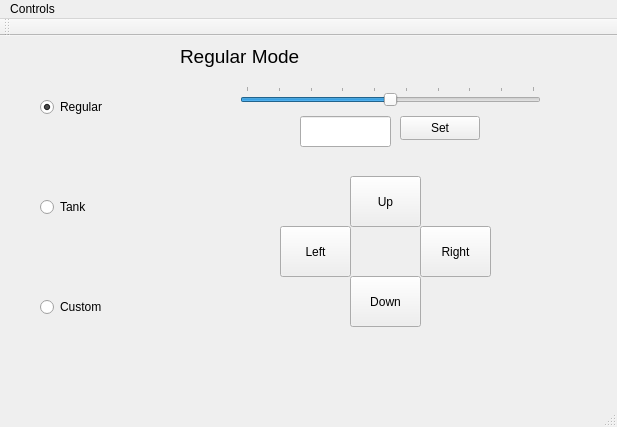
<?xml version="1.0" encoding="UTF-8"?>
<ui version="4.0">
 <class>ControlPanel</class>
 <widget class="QMainWindow" name="ControlPanel">
  <property name="geometry">
   <rect>
    <x>0</x>
    <y>0</y>
    <width>617</width>
    <height>427</height>
   </rect>
  </property>
  <property name="windowTitle">
   <string>MainWindow</string>
  </property>
  <widget class="QWidget" name="centralWidget">
   <widget class="QStackedWidget" name="stackedWidget">
    <property name="geometry">
     <rect>
      <x>170</x>
      <y>0</y>
      <width>441</width>
      <height>371</height>
     </rect>
    </property>
    <property name="currentIndex">
     <number>0</number>
    </property>
    <widget class="QWidget" name="regular">
     <widget class="QPushButton" name="pushButton_up">
      <property name="geometry">
       <rect>
        <x>180</x>
        <y>140</y>
        <width>71</width>
        <height>51</height>
       </rect>
      </property>
      <property name="text">
       <string>Up</string>
      </property>
     </widget>
     <widget class="QSlider" name="horizontalSlider">
      <property name="geometry">
       <rect>
        <x>70</x>
        <y>50</y>
        <width>301</width>
        <height>20</height>
       </rect>
      </property>
      <property name="minimum">
       <number>-45</number>
      </property>
      <property name="maximum">
       <number>45</number>
      </property>
      <property name="orientation">
       <enum>Qt::Horizontal</enum>
      </property>
      <property name="tickPosition">
       <enum>QSlider::TicksAbove</enum>
      </property>
      <property name="tickInterval">
       <number>10</number>
      </property>
     </widget>
     <widget class="QLineEdit" name="lineEdit_input">
      <property name="geometry">
       <rect>
        <x>130</x>
        <y>80</y>
        <width>91</width>
        <height>31</height>
       </rect>
      </property>
     </widget>
     <widget class="QPushButton" name="button_set">
      <property name="geometry">
       <rect>
        <x>230</x>
        <y>80</y>
        <width>80</width>
        <height>24</height>
       </rect>
      </property>
      <property name="text">
       <string>Set</string>
      </property>
     </widget>
     <widget class="QPushButton" name="pushButton_right">
      <property name="geometry">
       <rect>
        <x>250</x>
        <y>190</y>
        <width>71</width>
        <height>51</height>
       </rect>
      </property>
      <property name="text">
       <string>Right</string>
      </property>
     </widget>
     <widget class="QPushButton" name="pushButton_down">
      <property name="geometry">
       <rect>
        <x>180</x>
        <y>240</y>
        <width>71</width>
        <height>51</height>
       </rect>
      </property>
      <property name="text">
       <string>Down</string>
      </property>
     </widget>
     <widget class="QPushButton" name="pushButton_left">
      <property name="geometry">
       <rect>
        <x>110</x>
        <y>190</y>
        <width>71</width>
        <height>51</height>
       </rect>
      </property>
      <property name="text">
       <string>Left</string>
      </property>
     </widget>
     <widget class="QLabel" name="label">
      <property name="geometry">
       <rect>
        <x>10</x>
        <y>10</y>
        <width>131</width>
        <height>21</height>
       </rect>
      </property>
      <property name="font">
       <font>
        <pointsize>14</pointsize>
       </font>
      </property>
      <property name="text">
       <string>Regular Mode</string>
      </property>
     </widget>
    </widget>
    <widget class="QWidget" name="tank">
     <widget class="QLabel" name="label_2">
      <property name="geometry">
       <rect>
        <x>10</x>
        <y>10</y>
        <width>131</width>
        <height>21</height>
       </rect>
      </property>
      <property name="font">
       <font>
        <pointsize>14</pointsize>
       </font>
      </property>
      <property name="text">
       <string>Tank Mode</string>
      </property>
     </widget>
     <widget class="QRadioButton" name="radio45">
      <property name="geometry">
       <rect>
        <x>180</x>
        <y>70</y>
        <width>41</width>
        <height>20</height>
       </rect>
      </property>
      <property name="text">
       <string>45</string>
      </property>
     </widget>
     <widget class="QRadioButton" name="radio90">
      <property name="geometry">
       <rect>
        <x>270</x>
        <y>70</y>
        <width>41</width>
        <height>20</height>
       </rect>
      </property>
      <property name="text">
       <string>90</string>
      </property>
     </widget>
     <widget class="QRadioButton" name="radio0">
      <property name="geometry">
       <rect>
        <x>90</x>
        <y>70</y>
        <width>41</width>
        <height>20</height>
       </rect>
      </property>
      <property name="text">
       <string>0</string>
      </property>
     </widget>
     <widget class="QPushButton" name="tank_down">
      <property name="geometry">
       <rect>
        <x>170</x>
        <y>230</y>
        <width>71</width>
        <height>51</height>
       </rect>
      </property>
      <property name="text">
       <string>Down</string>
      </property>
     </widget>
     <widget class="QPushButton" name="tank_up">
      <property name="geometry">
       <rect>
        <x>170</x>
        <y>160</y>
        <width>71</width>
        <height>51</height>
       </rect>
      </property>
      <property name="text">
       <string>Up</string>
      </property>
     </widget>
    </widget>
    <widget class="QWidget" name="custom">
     <widget class="QLabel" name="label_3">
      <property name="geometry">
       <rect>
        <x>10</x>
        <y>10</y>
        <width>131</width>
        <height>21</height>
       </rect>
      </property>
      <property name="font">
       <font>
        <pointsize>14</pointsize>
       </font>
      </property>
      <property name="text">
       <string>Custom Mode</string>
      </property>
     </widget>
    </widget>
   </widget>
   <widget class="QRadioButton" name="radioButton">
    <property name="geometry">
     <rect>
      <x>40</x>
      <y>60</y>
      <width>100</width>
      <height>22</height>
     </rect>
    </property>
    <property name="text">
     <string>Regular</string>
    </property>
    <property name="checked">
     <bool>true</bool>
    </property>
   </widget>
   <widget class="QRadioButton" name="radioButton_tank">
    <property name="geometry">
     <rect>
      <x>40</x>
      <y>160</y>
      <width>100</width>
      <height>22</height>
     </rect>
    </property>
    <property name="text">
     <string>Tank</string>
    </property>
   </widget>
   <widget class="QRadioButton" name="radioButton_custom">
    <property name="geometry">
     <rect>
      <x>40</x>
      <y>260</y>
      <width>100</width>
      <height>22</height>
     </rect>
    </property>
    <property name="text">
     <string>Custom</string>
    </property>
   </widget>
   <zorder>radioButton_custom</zorder>
   <zorder>stackedWidget</zorder>
   <zorder>radioButton</zorder>
   <zorder>radioButton_tank</zorder>
  </widget>
  <widget class="QMenuBar" name="menuBar">
   <property name="geometry">
    <rect>
     <x>0</x>
     <y>0</y>
     <width>617</width>
     <height>22</height>
    </rect>
   </property>
   <widget class="QMenu" name="menuControls">
    <property name="title">
     <string>Controls</string>
    </property>
   </widget>
   <addaction name="menuControls"/>
  </widget>
  <widget class="QToolBar" name="mainToolBar">
   <attribute name="toolBarArea">
    <enum>TopToolBarArea</enum>
   </attribute>
   <attribute name="toolBarBreak">
    <bool>false</bool>
   </attribute>
  </widget>
  <widget class="QStatusBar" name="statusBar"/>
 </widget>
 <layoutdefault spacing="6" margin="11"/>
 <resources/>
 <connections/>
</ui>
